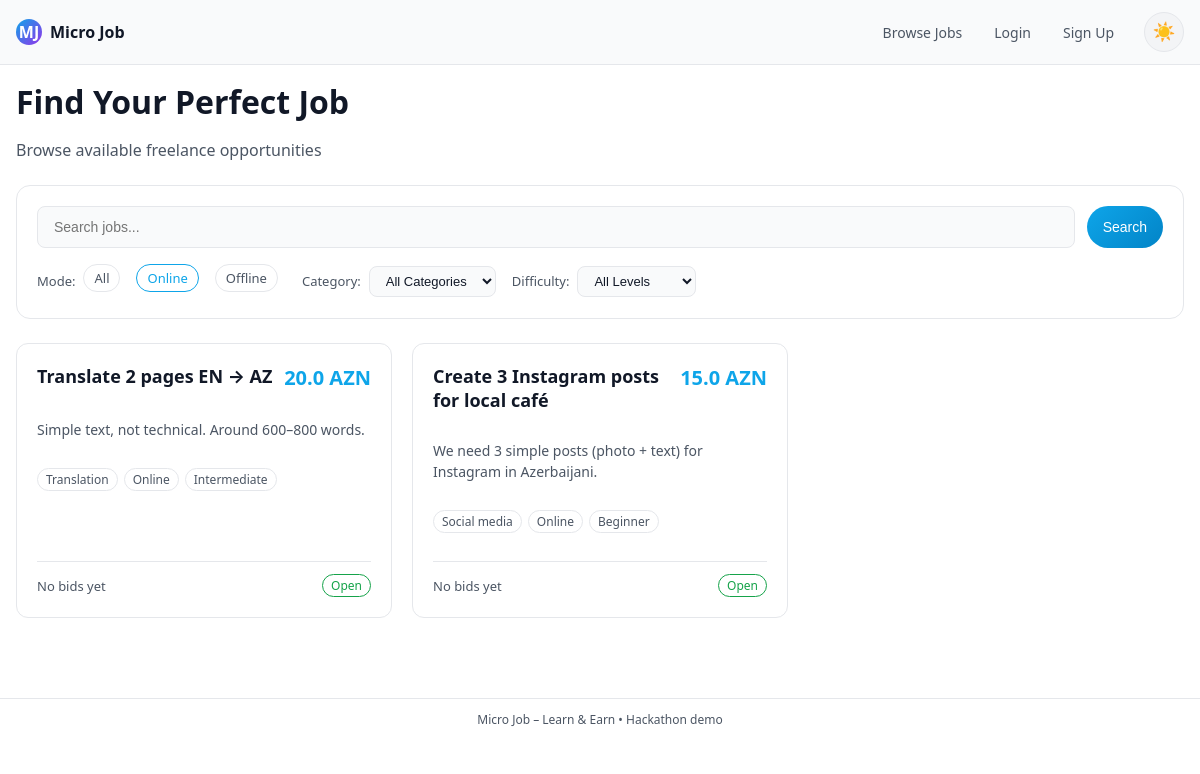
Page /?search=&mode=online&category=all&difficulty=all on the committed database.
### app.py (models this page shows)
class Task(db.Model):
    id = db.Column(db.Integer, primary_key=True)
    title = db.Column(db.String(200), nullable=False)
    description = db.Column(db.Text, nullable=False)
    budget_azn = db.Column(db.Float, nullable=False)
    category = db.Column(db.String(120))
    mode = db.Column(db.String(20))
    status = db.Column(db.String(20), default='open')
    created_at = db.Column(db.DateTime, default=datetime.utcnow)
    required_skill = db.Column(db.String(120))
    difficulty = db.Column(db.String(20))
    employer_id = db.Column(db.Integer, db.ForeignKey('user.id'))
    worker_id   = db.Column(db.Integer, db.ForeignKey('user.id'))
    accepted_bid_id = db.Column(db.Integer, db.ForeignKey('bid.id'), nullable=True)
    bids = db.relationship('Bid', primaryjoin='Task.id == Bid.task_id', backref='task', lazy=True, cascade='all, delete-orphan')
    accepted_bid = db.relationship('Bid', foreign_keys=[accepted_bid_id], uselist=False, post_update=True)
    reviews = db.relationship('Review', backref='task', lazy=True)

### app.py (the view)
@app.route('/')
def index():
    search = request.args.get('search', '').strip()
    filter_mode = request.args.get('mode', 'all')
    category = request.args.get('category', 'all')
    min_budget = request.args.get('min_budget', type=float)
    max_budget = request.args.get('max_budget', type=float)
    difficulty = request.args.get('difficulty', 'all')
    q = Task.query.filter(Task.status == 'open')
    if search:
        q = q.filter(
            (Task.title.contains(search)) |
            (Task.description.contains(search)) |
            (Task.category.contains(search))
        )
    if filter_mode == 'online':
        q = q.filter(Task.mode == 'online')
    elif filter_mode == 'offline':
        q = q.filter(Task.mode == 'offline')
    if category != 'all' and category:
        q = q.filter(Task.category == category)
    if min_budget:
        q = q.filter(Task.budget_azn >= min_budget)
    if max_budget:
        q = q.filter(Task.budget_azn <= max_budget)
    if difficulty != 'all' and difficulty:
        q = q.filter(Task.difficulty == difficulty)
    tasks = q.order_by(Task.id.desc()).all()
    user = current_user()
    categories = db.session.query(Task.category).distinct().all()
    categories = [c[0] for c in categories if c[0]]
    return render_template('index.html', tasks=tasks, user=user, filter_mode=filter_mode,
                         search=search, category=category, categories=categories,
                         min_budget=min_budget, max_budget=max_budget, difficulty=difficulty)

### app.py (called while the page is built)
def current_user():
    if 'user_id' in session:
        return User.query.get(session['user_id'])
    return None

### templates/index.html (shortened to what this page needs)
{% extends "base.html" %}
{% block content %}
<div class="page-header">
  <h1>Find Your Perfect Job</h1>
  <p class="subtitle">Browse available freelance opportunities</p>
</div>
<div class="search-filters">
  <form method="GET" action="{{ url_for('index') }}" class="search-form">
    <input type="text" name="search" placeholder="Search jobs..." value="{{ search }}" class="search-input">
    <button type="submit" class="btn-primary">Search</button>
  </form>
  <div class="filters-row">
    <div class="filter-group">
      <label>Mode:</label>
      <a href="{{ url_for('index', search=search, mode='all', category=category, difficulty=difficulty) }}"
         class="chip {% if filter_mode=='all' %}chip-active{% endif %}">All</a>
      <a href="{{ url_for('index', search=search, mode='online', category=category, difficulty=difficulty) }}"
         class="chip {% if filter_mode=='online' %}chip-active{% endif %}">Online</a>
      <a href="{{ url_for('index', search=search, mode='offline', category=category, difficulty=difficulty) }}"
         class="chip {% if filter_mode=='offline' %}chip-active{% endif %}">Offline</a>
    </div>
    <div class="filter-group">
      <label>Category:</label>
      <select name="category" onchange="this.form.submit()" form="filter-form" class="filter-select">
        <option value="all">All Categories</option>
      </select>
    </div>
    <div class="filter-group">
      <label>Difficulty:</label>
      <select name="difficulty" onchange="this.form.submit()" form="filter-form" class="filter-select">
        <option value="all">All Levels</option>
      </select>
    </div>
  </div>
</div>
{% if not tasks %}
  <div class="empty-state">
    <p>No jobs found. {% if user and user.role=='employer' %}<a href="{{ url_for('new_task') }}" class="link">Post one?</a>{% endif %}</p>
  </div>
{% else %}
  <div class="task-grid">
    {% for t in tasks %}
      <a href="{{ url_for('task_detail', task_id=t.id) }}" class="task-card">
        <div class="task-header">
          <h3>{{ t.title }}</h3>
          <div class="task-budget">{{ t.budget_azn }} AZN</div>
        </div>
        <p class="task-desc">{{ t.description[:150] }}{% if t.description|length > 150 %}...{% endif %}</p>
        <div class="task-meta">
          {% if t.category %}
            <span class="meta-tag">{{ t.category }}</span>
          {% endif %}
          <span class="meta-tag">{{ t.mode|title }}</span>
          <span class="meta-tag">{{ t.difficulty|title }}</span>
        </div>
        <div class="task-footer">
          <span class="task-bids">
            {% if t.bids %}
              {{ t.bids|length }} bid{{ 's' if t.bids|length != 1 else '' }}
            {% else %}
              No bids yet
            {% endif %}
          </span>
          <span class="task-status status-{{ t.status }}">{{ t.status|title }}</span>
        </div>
      </a>
    {% endfor %}
  </div>
{% endif %}
{% endblock %}

### rows in the picture
Task: title "Translate 2 pages EN → AZ", budget_azn "20.0", description "Simple text, not technical. Around 600–800 words.", category "Translation", mode "Online", difficulty "Intermediate", status "Open"
Task: title "Create 3 Instagram posts for local café", budget_azn "15.0", description "We need 3 simple posts (photo + text) for Instagram in Azerbaijani.", category "Social media", mode "Online", difficulty "Beginner", status "Open"
